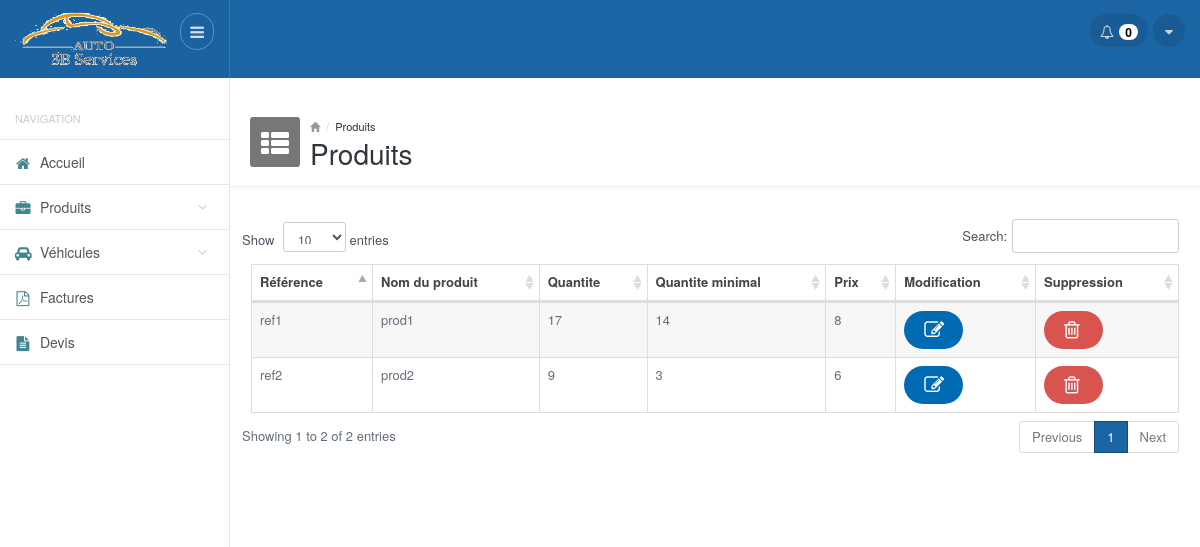
The app's page /produits.php (signed in), older data.
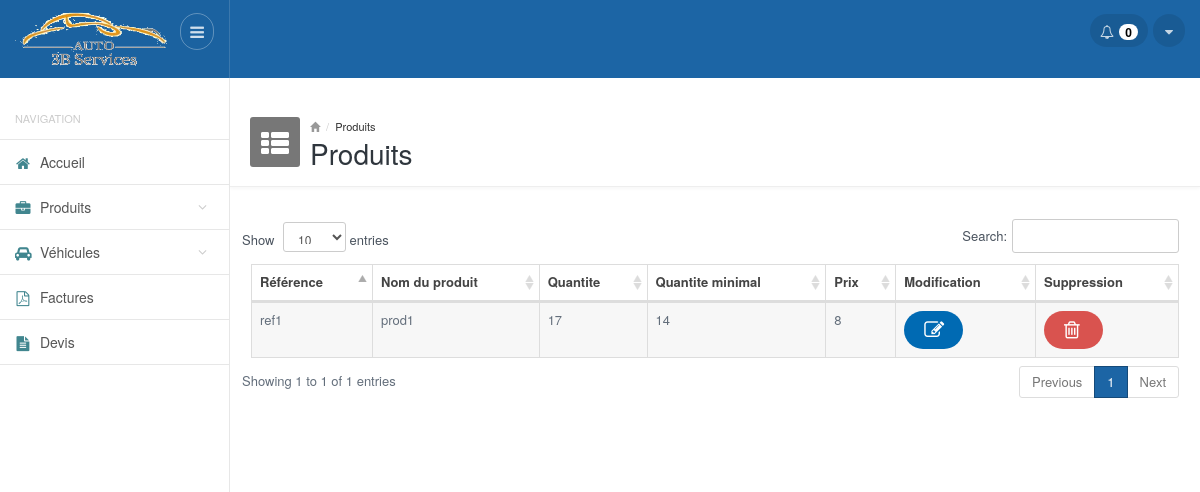
The same page, newer data.
### tables this page shows
CREATE TABLE IF NOT EXISTS `produits` (
  `ref` varchar(250) NOT NULL DEFAULT '',
  `nom` varchar(250) NOT NULL,
  `prix` float NOT NULL,
  `qte` int(11) NOT NULL DEFAULT '0',
  `qte_min` int(11) NOT NULL DEFAULT '0'
);

### functions.php (called while the page is built, shortened)
<?php
function getAllProducts()
{
     $result = mysql_query("SELECT * FROM produits ") or die(mysql_error());
     $produits = array();
     while($row = mysql_fetch_array($result))
        $produits[] = $row;
    return $produits;
}
function getProduct($ref)
{
     $result = mysql_query("SELECT * FROM produits where ref='$ref' ") or die(mysql_error());
     $produit = mysql_fetch_array($result);
    return $produit;
}
function isMinqteSupQte($ref)
{
     $produit = getProduct($ref);
     if($produit['qte_min'] >= $produit['qte'])
         return true;
        else
         return false;
}
?>

### produits.php (the view, shortened to what this page needs)
<?php
require_once __DIR__ . '/functions.php';
require_once __DIR__ . '/header.php'; ?>
<div class="mainpanel">
    <div class="pageheader">
        <div class="media">
            <div class="pageicon pull-left">
                <i class="fa fa-th-list"></i>
            </div>
            <div class="media-body">
                <ul class="breadcrumb">
                    <li><a href="#"><i class="glyphicon glyphicon-home"></i></a></li>
                    <li><a href="#">Produits</a></li>
                </ul>
                <h4>Produits</h4>
            </div>
        </div>
    </div>
    <div class="contentpanel">
        <div class="panel panel-primary-head">
            <div>
            </div>
            <table id="basicTable" class="table table-striped table-bordered responsive">
                <thead class="">
                    <tr>
                        <th>Référence</th>
                        <th>Nom du produit</th>
                        <th>Quantite</th>
                        <th>Quantite minimal</th>
                        <th>Prix</th>
                        <th>Modification</th>
                        <th>Suppression</th>
                    </tr>
                </thead>
                <tbody>
                    <?php
                      $produits= getAllProducts();
                      foreach($produits as $produit){ ?>
                        <?php if(isMinqteSupQte($produit['ref'])) {?>
                            <tr class="warning_red">
                              <td class="warning_red"><?php echo $produit['ref']; ?> </td>
                              <td class="warning_red"><?php echo $produit['nom']; ?> </td>
                              <td class="warning_red"><?php echo $produit['qte']; ?> </td>
                              <td class="warning_red"><?php echo $produit['qte_min']; ?> </td>
                              <td class="warning_red"><?php echo $produit['prix']; ?> </td>
                              <td class="center warning_red"><a class="btn btn-primary blue_b btn-rounded" href="modifier_produit.php?ref=<?php echo $produit['ref']; ?>"><i class="fa fa-edit"></i></a></td>
                              <td class="center warning_red"><a class="btn btn-primary blue_b btn-rounded" href="php_supprimer_produit.php?ref=<?php echo $produit['ref']; ?>"><i class="fa fa-trash-o"></i></a></td>
                            </tr>
                        <?php } else { ?>
                            <tr>
                              <td><?php echo $produit['ref']; ?> </td>
                              <td><?php echo $produit['nom']; ?> </td>
                              <td><?php echo $produit['qte']; ?> </td>
                              <td><?php echo $produit['qte_min']; ?> </td>
                              <td><?php echo $produit['prix']; ?> </td>
                              <td class="center"><a class="btn btn-primary blue_b btn-rounded"  href="modifier_produit.php?ref=<?php echo $produit['ref']; ?>"><i class="fa fa-edit"></i></a></td>
                              <td class="center"><a class="btn btn-danger btn-rounded delete" id="<?php echo $produit['ref']; ?>" data-toggle="modal" data-target=".bs-example-modal"><i class="fa fa-trash-o"></i></a></td>
                    </tr>
                        <?php } ?>
                        <?php } ?>
                </tbody>
            </table>
        </div>
        <br />
    </div>
</div>
<?php
require_once __DIR__ . '/footer.php'; ?>

Row changes from the older to the newer data that the page shows:
removed produits: ref "ref2", nom "prod2", qte "9", qte_min "3", prix "6"
Text that changed along with them:
text written by a page script: "Show entries Search: Showing 1 to 2 of 2 entries Previous 1 Next" → "Show entries Search: Showing 1 to 1 of 1 entries Previous 1 Next"
